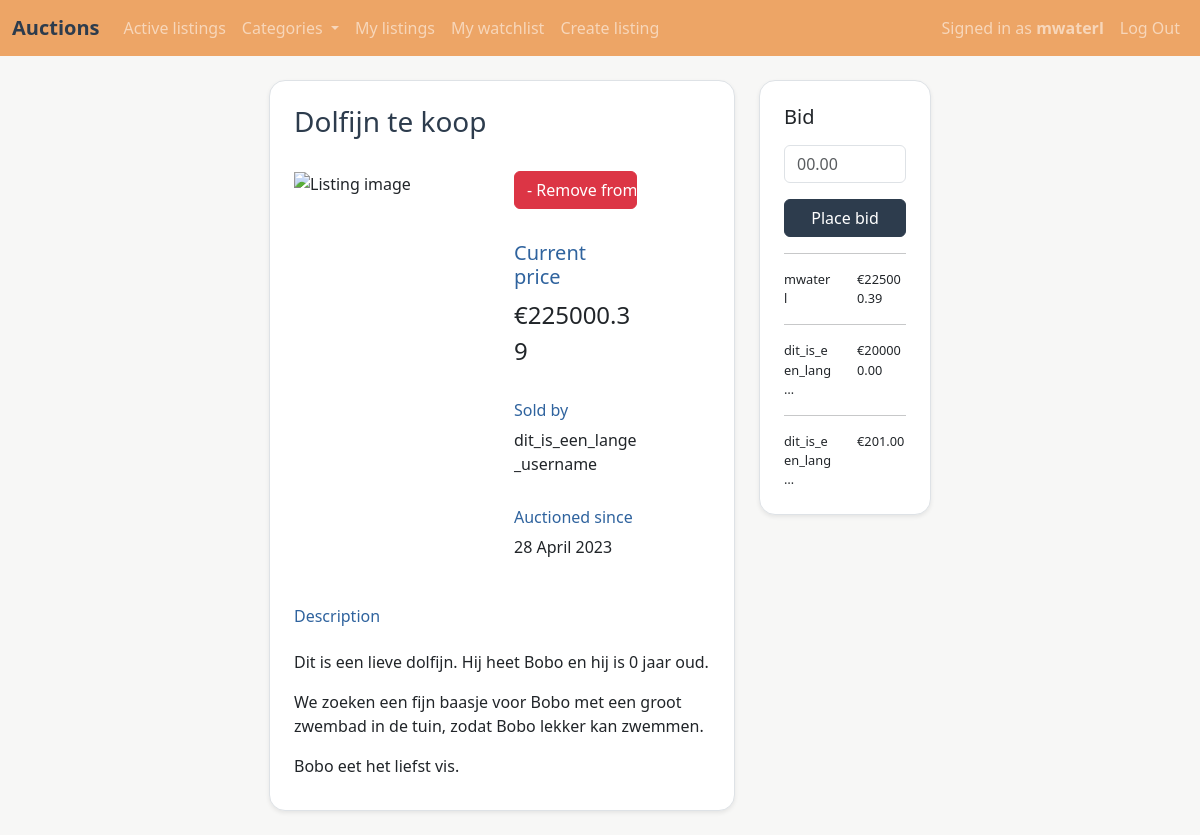
The page /listing/59 (signed in) on the database its author committed.
### auctions/models.py (models this page shows)
class User(AbstractUser):
    id = models.AutoField(primary_key=True)
    watched_listing = models.ManyToManyField('Listing', related_name='watched_listing')

class Listing(models.Model):
    id = models.AutoField(primary_key=True)
    title = models.CharField(max_length=64)
    description = models.TextField(max_length=5000)
    starting_bid = models.FloatField(
        validators=[MinValueValidator(0), MaxValueValidator(1000000)],
    )
    highest_bid = models.FloatField(
        blank=True,
        validators=[MinValueValidator(0), MaxValueValidator(1000000)],
    )
    image_url = models.URLField(blank=True)
    category = models.CharField(max_length=64, choices=CATEGORIES)
    user = models.ForeignKey(User, on_delete=models.CASCADE)
    date = models.DateTimeField(auto_now_add=True)

class Bid(models.Model):
    id = models.AutoField(primary_key=True)
    amount = models.FloatField(
        validators=[MinValueValidator(0), MaxValueValidator(1000000)],
    )
    listing = models.ForeignKey(Listing, on_delete=models.CASCADE)
    user = models.ForeignKey(User, on_delete=models.CASCADE)
    date = models.DateTimeField(auto_now_add=True)

### auctions/views.py (the view, shortened to what this page needs)
# urls.py: path("listing/<str:id>", views.listing, name="listing"),
def listing(request, id):
    try:
        listing = Listing.objects.get(pk=id)
    except Listing.DoesNotExist:
        raise Http404
    if request.method == "GET":
        if request.user.is_authenticated:
            on_watchlist = listing in request.user.watched_listing.all()
        else:
            on_watchlist = False
        top5_bids = Bid.objects.filter(listing_id=listing.id).order_by('-amount')[:5]
        return render(request, "auctions/listing.html", {
            "listing": listing,
            "on_watchlist": on_watchlist,
            "placeholder_img": PLACEHOLDER_IMG,
            "form": BidForm(),
            "bids": top5_bids
        })

### auctions/forms.py
class BidForm(ModelForm):
    class Meta:
        model = Bid
        fields = "__all__"
        exclude = ['user', 'listing']
        widgets = {
            'amount': NumberInput(attrs={'min': 0, 'max': 1000000, 'placeholder': "00.00"})
        }

### auctions/templates/auctions/listing.html (shortened to what this page needs)
{% extends "auctions/layout.html" %}
{% block content %}
<div class="row justify-content-center gy-2">
    <div class="col-12 col-lg-5">
        <div class="container border rounded-4 shadow-sm px-4 pt-4 pb-0" style="word-wrap: break-word;">
            <h3 class="mp-darkblue">{{ listing.title }}</h3>
            <div class="row py-4">
                <div class="col-12 col-sm-8 col-xl-6">
                    {% if listing.image_url %}
                    <img src="{{ listing.image_url }}" alt="Listing image" class="listing-img"
                        onerror="this.src='{{ placeholder_img }}'"></a>
                    {% else %}
                    <img src="{{ placeholder_img }}" alt="Listing image" class="listing-img"></a>
                    {% endif %}
                </div>
                <div class="col-12 col-sm-4 col-xl-4">
                    {% if user.is_authenticated %}
                    <div class="row pb-4 pt-2 pt-sm-0">
                        <form action="{% url 'listing' listing.pk %}" method="post">
                            {% if not on_watchlist %}
                            <input class="btn btn-success btn-watchlist" name="add_watchlist" type="submit"
                                value="+ Add to watchlist">
                            {% else %}
                            <input class="btn btn-danger btn-watchlist" name="rm_watchlist" type="submit"
                                value="- Remove from watchlist">
                            {% endif %}
                        </form>
                    </div>
                    {% endif %}
                    <div class="row py-2">
                        <h5 class="mp-lightblue">Current price</h5>
                        <p style="font-size:1.5rem;">€{{ listing.highest_bid|floatformat:2 }}</p>
                    </div>
                    <div class="row py-2">
                        <h6 class="mp-lightblue">Sold by</h6>
                        <p>{{ listing.user }}</p>
                    </div>
                    <div class="row py-2">
                        <h6 class="mp-lightblue">Auctioned since</h6>
                        <p>{{ listing.date|date:"d F Y"}}</p>
                    </div>
                </div>
            </div>
            <div class="row">
                <h6 class="mp-lightblue">Description</h6>
                <p>{{ listing.description|linebreaks }}</p>
            </div>
        </div>
    </div>
    <div class="col-12 col-lg-2">
        <div class="container border rounded-4 shadow-sm p-4" style="word-wrap: break-word;">
            <h5>Bid</h5>
            <p>
                {% load django_bootstrap5 %}
            <form action="{% url 'listing' listing.pk %}" method="post">
                {% bootstrap_field form.amount show_label=False addon_before="€"%}
                {% bootstrap_button "Place bid" button_type="submit" button_class="btn-primary" name="place_bid" %}
            </form>
            </p>
            {% if bids %}
                {% for bid in bids %}
                <hr>
                <div class="row bid">
                    <div class="col-6">{{ bid.user|truncatechars:16 }}</div>
                    <div class="col-6">€{{ bid.amount|floatformat:2 }}</div>
                </div>
                {% endfor %}
            {% endif %}
        </div>
    </div>
</div>
{% endblock %}

### auctions/templates/auctions/layout.html (shortened to what this page needs)
{% load static %}
<!DOCTYPE html>
<html lang="en">
<head>
    <link href="https://cdn.jsdelivr.net/npm/bootstrap@5.3.0-alpha3/dist/css/bootstrap.min.css" rel="stylesheet"
>
    <link href="{% static 'auctions/styles.css' %}" type="text/css" rel="stylesheet">
</head>
<body>
    <nav class="navbar navbar-custom navbar-expand-lg" data-bs-theme="dark">
        <div class="container-fluid">
            <a class="navbar-brand" href="{% url 'index' %}">Auctions</a>
            <div class="collapse navbar-collapse" id="navbarSupportedContent">
                <ul class="navbar-nav me-auto mb-2 mb-lg-0">
                    <li class="nav-item">
                        <a class="nav-link" href="{% url 'index' %}">Active listings</a>
                    </li>
                    <li class="nav-item dropdown">
                        <a class="nav-link dropdown-toggle" href="#" role="button" data-bs-toggle="dropdown"
                            aria-expanded="false">
                            Categories
                        </a>
                    </li>
                    {% if user.is_authenticated %}
                    <li class="nav-item">
                        <a class="nav-link" href="{% url 'user_listings' %}">My listings</a>
                    </li>
                    <li class="nav-item">
                        <a class="nav-link" href="{% url 'watchlist' %}">My watchlist</a>
                    </li>
                    <li class="nav-item">
                        <a class="nav-link" href="{% url 'create_listing' %}">Create listing</a>
                    </li>
                    {% endif %}
                </ul>
                <ul class="navbar-nav">
                    <li class="nav-item nav-link" id="signed_in_as">
                        {% if user.is_authenticated %}
                        Signed in as&nbsp;<strong>{{ user.username }}</strong>
                        {% endif %}
                    </li>
                    {% if user.is_authenticated %}
                    <li class="nav-item">
                        <a class="nav-link" href="{% url 'logout' %}">Log Out</a>
                    </li>
                    {% endif %}
                </ul>
            </div>
        </div>
    </nav>
    <div class="container-fluid p-4">
        {% block content %}
        {% endblock %}
    </div>
</body>
</html>

### auctions/static/auctions/styles.css (style rules this page uses)
body { background-color: #F7F7F6; }
.navbar-custom { background-color: #EDA566; }
.navbar-brand { color: #2D3C4D; font-weight: 700; }
.mp-darkblue { color: #2D3C4D; }
.mp-lightblue { color: #2f639e; }
.btn-primary { background-color: #2D3C4D; border-color: #2D3C4D; }

### auctions/templates/auctions/listing.html (style rules this page uses)
.container { background-color: white; max-width: 800px; }
.listing-img { width: 100%; object-fit: cover; }
.btn { width: 100%; }
.bid { font-size: 0.8rem; }

### rows shown on the page
User: username "mwaterl"
Listing: title "Dolfijn te koop", highest_bid "225000.39", user "dit_is_een_lange_username", date "28 April 2023", description "Dit is een lieve dolfijn. Hij heet Bobo en hij is 0 jaar oud. We zoeken een fijn baasje voor Bobo met een groot zwembad in de tuin, zodat Bobo lekker kan zwemmen. Bobo eet het liefst vis."
Bid: user "mwaterl", amount "225000.39"
Bid: user "dit_is_een_lang…", amount "200000.00"
Bid: user "dit_is_een_lang…", amount "201.00"
